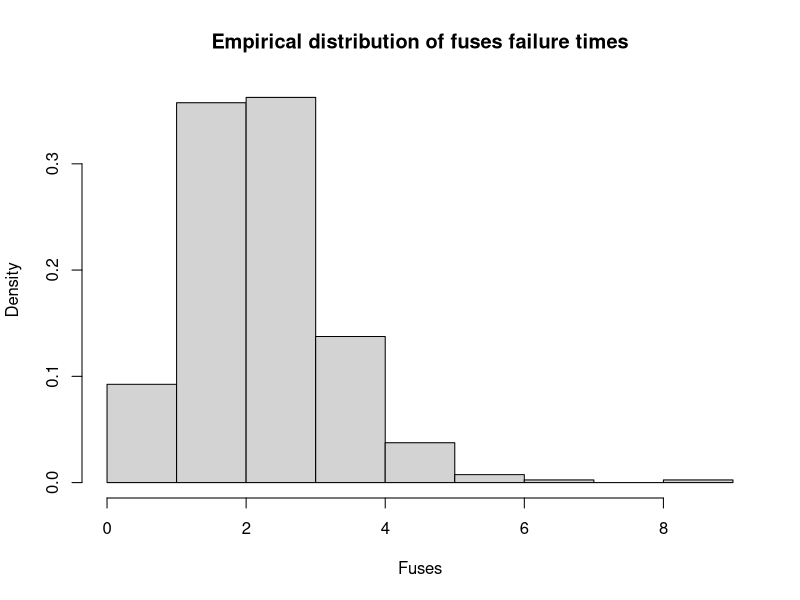

Write R code to recreate this figure.
## ---- chunk 1
#| label: lbl-load-data

## Clear the environment and load required libraries
rm(list=ls())
set.seed(81196)    # So that results are reproducible (same simulated data every time)

# Load the data
fuses <- read.csv("data/fuses.csv",header=FALSE)
x <- fuses$V1
n <- length(x) # Number of observations

# how many rows in the data
nrow(fuses)
# how many zeros in x
sum(x==0)
# almost half of the data is zeros!

par(mfrow=c(1,1))
xx.true = seq(0, max(x), by=1)
hist(x, freq=FALSE, xlab="Fuses", ylab="Density", main="Empirical distribution of fuses failure times")
## ---- chunk 2
#| label: em_algorithm_loop
KK = 2                             # Number of components
w     = 0.05                        # Assign equal weight to each component to start with
#mu = rnorm(1,mean(log(x)), sd(log(x)))
mu = mean(log(x))
tau = sd(log(x))
lambda = 20 / mean(x)

s  = 0              # s_tep counter
sw = FALSE          # sw_itch to stop the algorithm
QQ = -Inf           # the Q function (log-likelihood function)
QQ.out = NULL       # the Q function values
epsilon = 10^(-5)   # the stopping criterion for the algorithm

trace <- data.frame(iter=0, w=w, lambda=lambda, mu=mu, tau=tau)

while(!sw){ ##Checking convergence

  ## E step
  v = array(0, dim=c(n,KK))
  for(i in 1:n){
    v[i,1] = log(w)   + dexp(x[i], rate=lambda, log=TRUE)
    v[i,2] = log(1-w) + dlnorm(x[i], mu, tau, log=TRUE)    
    v[i,]  = exp(v[i,] - max(v[i,]))/sum(exp(v[i,] - max(v[i,]))) 
  }

  ## M step  
  w      = mean(v[,1])  # Weights
  lambda = sum(v[,1]) / sum(v[,1] * x)  # Lambda (rate)
  mu     = sum(v[,2] * log(x)) / sum(v[,2]) # Mean
  tau    = sqrt(sum(v[,2] * (log(x) - mu)^2) / sum(v[,2])) # Tau (standard deviation)
  
  # collect trace of parameters 
  trace  =  rbind(trace, data.frame(iter=s, w=w, lambda=lambda, mu=mu, tau=tau))

  ## Check convergence
  QQn = 0
  #vectorized version
  log_lik_mat = v[,1]*(log(w)   + dexp(x, lambda, log=TRUE)) +
                v[,2]*(log(1-w) + dlnorm(x, mu, tau, log=TRUE))
  QQn = sum(log_lik_mat)
  if(abs(QQn-QQ)/abs(QQn)<epsilon){
    sw=TRUE
  }
  QQ = QQn
  QQ.out = c(QQ.out, QQ)
  s = s + 1
  print(paste(s, QQn))
}

## ---- chunk 3
#| label: lbl-mle-estimates
# Report the MLE parameters
cat("w =", round(w, 2), "lambda =", round(lambda, 2), "mu =", round(mu, 2),"tau =", round(tau, 2))
